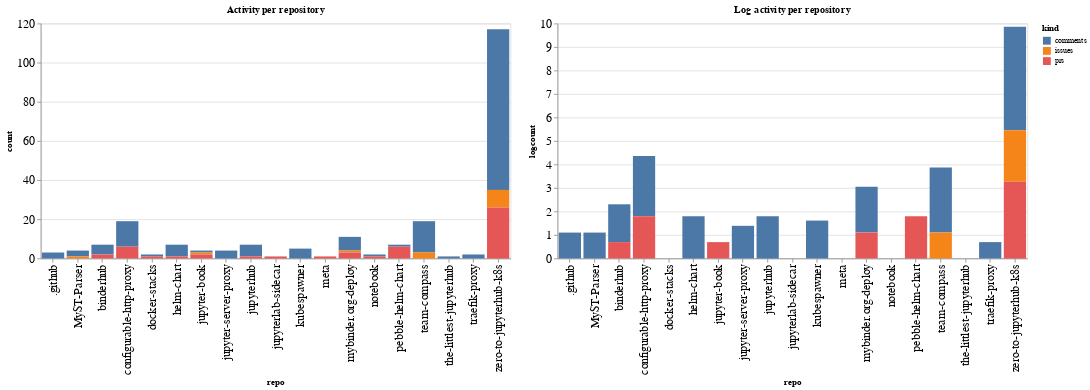

Notebook code cell kept with this figure:
### Code cell
ch1 = alt.Chart(repo_summaries, width=600, title="Activity per repository").mark_bar().encode(
    x='repo',
    y='count',
    color='kind',
    tooltip="kind"
)

ch2 = alt.Chart(repo_summaries, width=600, title="Log activity per repository").mark_bar().encode(
    x='repo',
    y='logcount',
    color='kind',
    tooltip="kind"
)

ch1 | ch2

### Figure 1 — Vega-Lite specification as saved in the notebook (floating-point values rounded to 4 significant figures)
{"config": {"axisLeft": {"labelFontSize": 15}, "axisBottom": {"labelFontSize": 15}}, "hconcat": [{"mark": "bar", "encoding": {"color": {"type": "nominal", "field": "kind"}, "tooltip": {"type": "nominal", "field": "kind"}, "x": {"type": "nominal", "field": "repo"}, "y": {"type": "quantitative", "field": "count"}}, "title": "Activity per repository", "width": 600}, {"mark": "bar", "encoding": {"color": {"type": "nominal", "field": "kind"}, "tooltip": {"type": "nominal", "field": "kind"}, "x": {"type": "nominal", "field": "repo"}, "y": {"type": "quantitative", "field": "logcount"}}, "title": "Log activity per repository", "width": 600}], "data": {"name": "data-da643c95a4b41f1e5f459db92c6525db"}, "$schema": "https://vega.github.io/schema/vega-lite/v4.8.1.json", "datasets": {"data-da643c95a4b41f1e5f459db92c6525db": [{"repo": ".github", "kind": "comments", "count": 3, "logcount": 1.099}, {"repo": "MyST-Parser", "kind": "comments", "count": 3, "logcount": 1.099}, {"repo": "MyST-Parser", "kind": "issues", "count": 1, "logcount": 0.0}, {"repo": "binderhub", "kind": "comments", "count": 5, "logcount": 1.609}, {"repo": "binderhub", "kind": "prs", "count": 2, "logcount": 0.6931}, {"repo": "configurable-http-proxy", "kind": "comments", "count": 13, "logcount": 2.565}, {"repo": "configurable-http-proxy", "kind": "prs", "count": 6, "logcount": 1.792}, {"repo": "docker-stacks", "kind": "comments", "count": 1, "logcount": 0.0}, {"repo": "docker-stacks", "kind": "prs", "count": 1, "logcount": 0.0}, {"repo": "helm-chart", "kind": "comments", "count": 6, "logcount": 1.792}, {"repo": "helm-chart", "kind": "prs", "count": 1, "logcount": 0.0}, {"repo": "jupyter-book", "kind": "comments", "count": 1, "logcount": 0.0}, {"repo": "jupyter-book", "kind": "issues", "count": 1, "logcount": 0.0}, {"repo": "jupyter-book", "kind": "prs", "count": 2, "logcount": 0.6931}, {"repo": "jupyter-server-proxy", "kind": "comments", "count": 4, "logcount": 1.386}, {"repo": "jupyterhub", "kind": "comments", "count": 6, "logcount": 1.792}, {"repo": "jupyterhub", "kind": "prs", "count": 1, "logcount": 0.0}, {"repo": "jupyterlab-sidecar", "kind": "prs", "count": 1, "logcount": 0.0}, {"repo": "kubespawner", "kind": "comments", "count": 5, "logcount": 1.609}, {"repo": "meta", "kind": "prs", "count": 1, "logcount": 0.0}, {"repo": "mybinder.org-deploy", "kind": "comments", "count": 7, "logcount": 1.946}, {"repo": "mybinder.org-deploy", "kind": "issues", "count": 1, "logcount": 0.0}, {"repo": "mybinder.org-deploy", "kind": "prs", "count": 3, "logcount": 1.099}, {"repo": "notebook", "kind": "comments", "count": 1, "logcount": 0.0}, {"repo": "notebook", "kind": "prs", "count": 1, "logcount": 0.0}, {"repo": "pebble-helm-chart", "kind": "comments", "count": 1, "logcount": 0.0}, {"repo": "pebble-helm-chart", "kind": "prs", "count": 6, "logcount": 1.792}, {"repo": "team-compass", "kind": "comments", "count": 16, "logcount": 2.773}, {"repo": "team-compass", "kind": "issues", "count": 3, "logcount": 1.099}, {"repo": "the-littlest-jupyterhub", "kind": "comments", "count": 1, "logcount": 0.0}, {"repo": "traefik-proxy", "kind": "comments", "count": 2, "logcount": 0.6931}, {"repo": "zero-to-jupyterhub-k8s", "kind": "comments", "count": 82, "logcount": 4.407}, {"repo": "zero-to-jupyterhub-k8s", "kind": "issues", "count": 9, "logcount": 2.197}, {"repo": "zero-to-jupyterhub-k8s", "kind": "prs", "count": 26, "logcount": 3.258}]}}
